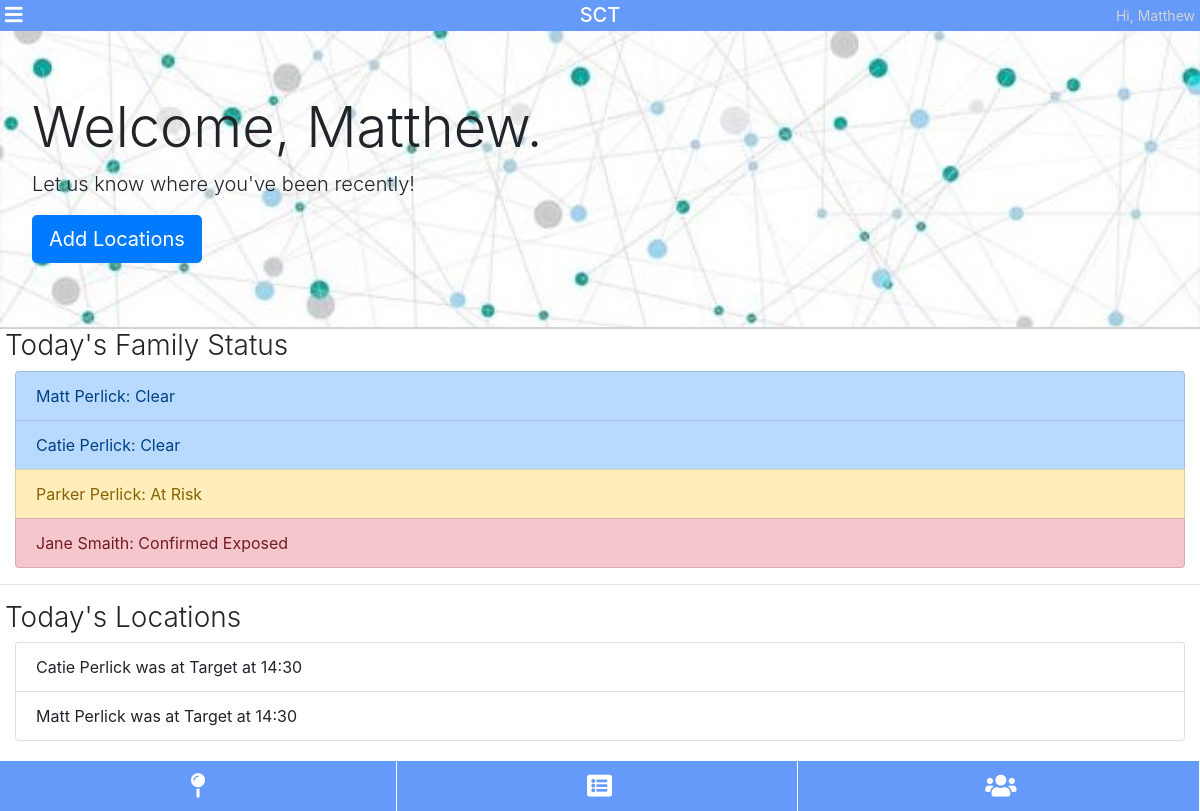
Screenshot of /home (signed in) with the database file from the repository.
### tables this page shows
CREATE TABLE users (id INTEGER PRIMARY KEY, username varchar(255), Password varchar(255));

CREATE TABLE people (id INTEGER PRIMARY KEY, user_id INTEGER, first varchar(255), last varchar(255));

CREATE TABLE locations (id INTEGER PRIMARY KEY, name varchar(255));

### pages.py (the view)
@pages.route('/home')
@flask_login.login_required
def pages_home():
	data = {}
	data['title'] = "SCT"
	data['menu'] = True
	uid = flask_login.current_user.get_id()
	data['username'] = flask_login.current_user.username
	data['status'] = []
	people = db.get_db().query(f"select id, first, last from people where user_id={uid}") #get all people for this user
	for person in people:
		clear = 0
		infected = 0
		status = db.get_db().query(f"""
			select result from tests
			where person_id={person[0]}
			and timestamp<{datetime.now().timestamp()}
			order by timestamp DESC limit 1""")
		if len(status) == 0:
			status = 0
		else:
			status = status[0][0]
		visits = db.get_db().query(f"""
			select location_id, timestamp, end_timestamp from visits
			where person_id={person[0]}
				and timestamp>{(datetime.now()-timedelta(days=14)).timestamp()}""")
		for visit in visits:
			o_people = db.get_db().query(f"""
				select person_id from visits
				where location_id={visit[0]}
				and end_timestamp>{visit[1]}
				and timestamp<{visit[2]}
				and person_id!={person[0]}""")
			for o_person in o_people:
				stat = db.get_db().query(f"""
					select result from tests
					where person_id={o_person[0]}
					and timestamp<{visit[1]}
					order by timestamp DESC limit 1""")
				if len(stat)>0 and stat[0][0]==1:
					infected = infected + 1
				else:
					clear = clear + 1
		data['status'].append({"name": f"{person[1]} {person[2]}", "status": status,"num_infected": infected, "num_other": clear, "num_visits": len(visits)})
	locations = db.get_db().query(f"""
		select first, last, name, timestamp, end_timestamp from people
		join visits
			on person_id = people.id
		join locations
			on location_id = locations.id
		where user_id={uid}
		and timestamp>{(datetime.now()-timedelta(days=1)).timestamp()}
		order by timestamp DESC""")
	loc_list = []
	for loc in locations:
		loc_list.append(list(loc))
		loc_list[-1][3] = str(datetime.fromtimestamp(loc[3]).time())[0:-3]
	data['locations'] = loc_list
	return render_template('pages/home.html', data=data)

### auth.py (called while the page is built)
	def get_id(self):
		return self.id

### database.py (called while the page is built)
	def get_db():
		try:
			db = getattr(g, '_database', None)
		except NameError:
			db = Database()
			g = lambda: None #funny syntax that lets me set an attribute on global g
			setattr(g, '_database', db)
		return db

	def query(self, sql, parameters=[]):
		c = self.conn.cursor()
		c.execute(sql, parameters)
		self.conn.commit()
		return c.fetchall()

### main.py (called while the page is built)
@app.teardown_appcontext
def close_connection(exception):
	try:
		db = getattr(g, '_database', None)
		db.close()
	except NameError:
		pass

@login_manager.user_loader
def load_user(id):
	res = db.get_db().query("select * from users where id='" + str(id) + "'")
	if len(res) == 1:
		user = User(res[0][0], res[0][1])
		user.is_authenticated = True
		return user
	else:
		return None

### templates/pages/home.html
{% extends "pages/base.html" %}
{% block content %}
<div class="jumbotron">
	<h1 class="display-4">Welcome, {{current_user.username}}.</h1>
	<p class="lead">Let us know where you've been recently!</p>
	<a class="btn btn-primary btn-lg" href="{{ url_for('pages.pages_locations') }}" role="button">Add Locations</a>
</div>
<h2>Today's Family Status</h2>
<ul class="list-group">
{% for person in data.status %}
	{% if person.status == 1 %}
		<li class="list-group-item list-group-item-danger">{{ person.name }}: Confirmed Exposed</li>
	{% else %}
		{% if person.num_infected > 0 %}
			<li class="list-group-item list-group-item-warning">{{ person.name }}: At Risk</li>
		{% else %}
			<li class="list-group-item list-group-item-primary">{{ person.name }}: Clear</li>
		{% endif %}
	{% endif %}
{% endfor %}
</ul>
<hr>
<h2>Today's Locations</h2>
<ul class="list-group">
{% for visit in data.locations %}
	<li class="list-group-item">
		{{visit[0]}} {{visit[1]}} was at {{ visit[2] }} at {{ visit[3] }}
	</li>
{% endfor %}
</ul>
{% endblock %}

### templates/pages/base.html (shortened to what this page needs)
<!DOCTYPE html5>
<html>
<head>
	<link rel="stylesheet" href="https://stackpath.bootstrapcdn.com/bootstrap/4.3.1/css/bootstrap.min.css">
	<link rel="stylesheet" href="https://use.fontawesome.com/releases/v5.7.0/css/all.css">
	<link rel="stylesheet" href="{{ url_for('static', filename='css/global.css') }}">
</head>
<body>
	<div id="header">
		<span>Hi, {{current_user.username}}</span>
		{% if data.menu %}
			<i onclick="toggleNav()" class="fas fa-bars"></i>
		{% else %}
			<a href="{{ url_for('pages.pages_home') }}">
				<i class="fas fa-chevron-left"></i>
			</a>
		{% endif %}
		<h1>{{ data.title }}</h1>
	</div>
	<div class="header-spacer"></div>
	<div class="content">
	{% block content %}{% endblock %}
	</div>
	<div class="footer-spacer"></div>
	<div id="tabs">
		<a href="{{ url_for('pages.pages_locations') }}">
			<i class="fa fa-map-pin" aria-hidden="true"></i>
		</a>
		<a href="{{ url_for('pages.pages_testReports') }}">
			<i class="fa fa-list-alt" aria-hidden="true"></i>
		</a>
		<a href="{{ url_for('pages.pages_familyManager') }}">
			<i class="fa fa-users" aria-hidden="true"></i>
		</a>
	</div>
</body>
</html>

### public/css/global.css (style rules this page uses)
body { margin: 0; }
#header { position: fixed; width: 100%; z-index: 2; padding-top: 5px; padding-bottom: 5px; background-color: #6599fa; color: white; }
.header-spacer { height: 30px; }
#header h1 { font-size: 20px; line-height: 20px; width: max-content; margin-left: auto; margin-right: auto; margin-bottom: 0px; }
#header i { float: left; margin-left: 5px; font-size: 20px; }
#header > span { float: right; margin-right: 5px; font-size: 14px; color: lightgray; }
h2 { margin-left: 5px; font-size: 28px; font-weight: 300; }
a { color: unset; }
#tabs { position: fixed; bottom: 0; height: 50px; width: 100%; background-color: #6599fa; }
#tabs a { display: inline-block; height: 100%; width: calc(100% / 3 - 3px); text-align: center; border-right: 1px solid white; color: white; }
#tabs i { font-size: 25px; line-height: 50px; }
.footer-spacer { height: 70px; }
.jumbotron { border-bottom: 2px solid lightgray; border-radius: 0px; margin-bottom: 0px; background-image: url("../img/jumbotron.png"); background-size: cover; }
.list-group { margin-left: 15px; margin-right: 15px; }

### rows the page displays
users: username "Matthew"
people: first "Catie", last "Perlick", name "Target", visit "14:30"
people: first "Matt", last "Perlick", name "Target", visit "14:30"

### other values shown
{{ data.title }} "SCT"
{{ person.name }} "Matt Perlick" "Catie Perlick"
{{ person.name }} "Parker Perlick"
{{ person.name }} "Jane Smaith"
